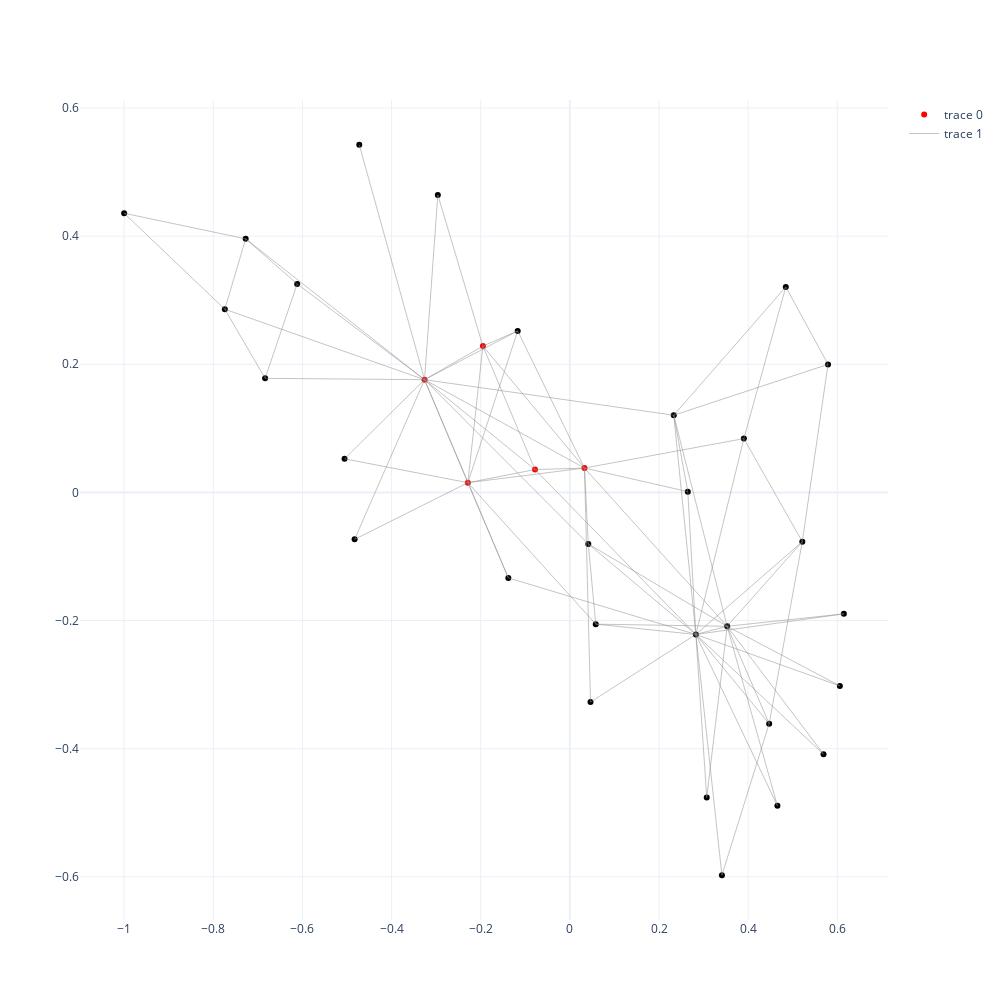

Notebook code for this chart:
### Markdown cell above
# Plot Graph

### Code cell
def plot_network(graph):
    G = graph.copy()
    
    layout = nx.spring_layout(G, weight = 'distance')
    
    edge_x = []
    edge_y = []
    for edge in G.edges():
        x0, y0 = layout[edge[0]]
        x1, y1 = layout[edge[1]]
        edge_x.append(x0)
        edge_x.append(x1)
        edge_x.append(None)
        edge_y.append(y0)
        edge_y.append(y1)
        edge_y.append(None)
    
    node_list = [n for n in G.nodes()]
    
    node_positions = np.vstack([
        layout[n] for n in node_list
    ])
    
    fig = go.Figure()
    
        
    node_colors = [
        'red' if n in [0, 1, 2, 3, 13] else 'black' for n in node_list
    ]
    
    node_trace = go.Scatter(
        x = node_positions[:,0],
        y = node_positions[:,1],
        mode = 'markers',
        marker = dict(color = node_colors)
    )
    
    edge_trace = go.Scatter(
        x=edge_x, y=edge_y,
        line=dict(width=0.5, color='#888'),
        mode='lines'
        
    )
    
    fig.add_trace(node_trace)
    fig.add_trace(edge_trace)
    
    fig.update_layout(height = 1000, width = 1000)
    
    return fig

plot_network(G)

### Figure 1 — Plotly figure (JSON) as saved in the notebook; plotly's stock layout.template omitted (floating-point values rounded to 4 significant figures; data arrays with more than 128 entries replaced by an {"elided": "..."} marker saying what was removed)
{"data": [{"marker": {"color": ["red", "red", "red", "red", "black", "black", "black", "black", "black", "black", "black", "black", "black", "red", "black", "black", "black", "black", "black", "black", "black", "black", "black", "black", "black", "black", "black", "black", "black", "black", "black", "black", "black", "black"]}, "mode": "markers", "type": "scatter", "x": [-0.3261, -0.2289, 0.0328, -0.1951, -0.6838, -0.7274, -0.7741, -0.117, 0.04131, 0.04632, -0.6118, -0.4725, -0.2962, -0.07816, 0.6057, 0.6147, -1, -0.5055, 0.4656, -0.138, 0.307, -0.483, 0.5691, 0.5215, 0.4844, 0.5792, 0.3411, 0.3904, 0.2646, 0.4471, 0.05811, 0.233, 0.3529, 0.2827], "y": [0.176, 0.01516, 0.03802, 0.2284, 0.178, 0.3958, 0.2859, 0.2521, -0.08039, -0.3273, 0.3254, 0.5426, 0.4643, 0.03562, -0.302, -0.1896, 0.4357, 0.05244, -0.4891, -0.1335, -0.4764, -0.07326, -0.4086, -0.0769, 0.3208, 0.1998, -0.5975, 0.08399, 0.0012, -0.361, -0.2056, 0.1205, -0.209, -0.2217]}, {"line": {"color": "#888", "width": 0.5}, "mode": "lines", "type": "scatter", "x": {"elided": "234 float values"}, "y": {"elided": "234 float values"}}], "layout": {"height": 1000, "width": 1000}}
